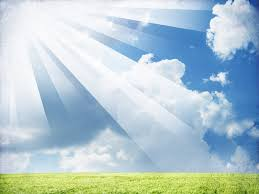
#> input picture img/sang.jpg, 259 x 194 px, found by its file name
$ python equal_histogram_gray_image.py
#> lines starting #> are read from the running program, lines starting #| are printed output that depends on the picture
#> further down, im is the input picture: PIL image 259x194 RGB; mean R, G, B 179.3, 201, 208.1
import numpy as np
from PIL import Image
import matplotlib.pyplot as plt

def histogram_equalization(image, nbr_bins=256):
    # Đảm bảo rằng ảnh đầu vào là ảnh xám (grayscale).
    # Nếu ảnh không phải là ảnh xám (chế độ màu 'L'), thì chuyển đổi nó thành ảnh xám.
    # Ảnh xám có các giá trị pixel từ 0 (màu đen) đến 255 (màu trắng).
#> called with nbr_bins = 256
    if image.mode != 'L':
        image = image.convert('L')
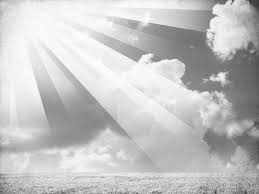
#> image: PIL image 259x194 L; min 41, max 255, mean 195.3

    # Chuyển đổi hình ảnh từ định dạng của thư viện PIL thành một mảng numpy.
    # Mảng này chứa các giá trị pixel của ảnh, mỗi giá trị là một số nguyên từ 0 đến 255.
    image_array = np.array(image)

    # Tính toán histogram của ảnh.
    # Histogram là một biểu đồ biểu diễn sự phân bố tần suất của các giá trị pixel trong ảnh.
    # Hàm np.histogram() trả về hai giá trị:
    #   - 'histogram': chứa số lượng pixel ở mỗi mức độ xám (trong khoảng từ 0 đến 255).
    #   - 'bins': là các khoảng giá trị tương ứng với mỗi bin trong histogram (ở đây chia làm 'nbr_bins' bin).
    histogram, bins = np.histogram(image_array, bins=nbr_bins, range=(0, 256), density=True)
#> histogram = 256 values, max 0.0198 at index 247, min 0 at index 0, mean 0.00391; bins = 257 values from 0 to 256

    # Tính toán hàm phân phối tích lũy (CDF) từ histogram.
    # CDF cho biết xác suất tích lũy rằng một pixel sẽ có giá trị nhỏ hơn hoặc bằng một giá trị nhất định.
    # Hàm cumsum() tính tổng tích lũy của histogram, tức là cộng dồn các giá trị lại với nhau.
    cdf = histogram.cumsum()
#> cdf = 256 values from 0 to 1

    # Chuẩn hóa CDF để các giá trị nằm trong khoảng từ 0 đến 255 (tương ứng với mức độ xám trong ảnh).
    # Việc chuẩn hóa này đảm bảo rằng khi áp dụng CDF lên ảnh, giá trị pixel mới cũng sẽ nằm trong khoảng từ 0 đến 255.
    cdf = 255 * cdf / cdf[-1]  # cdf[-1] là giá trị cuối cùng của CDF, tương đương với tổng số pixel trong ảnh.
#> cdf = 256 values from 0 to 255

    # Ánh xạ các giá trị pixel ban đầu trong 'image_array' sang các giá trị mới dựa trên CDF.
    # Hàm np.interp() thực hiện nội suy (interpolation) để tìm giá trị mới cho từng pixel dựa trên bins và CDF.
    # 'bins[:-1]' là các giá trị bin trừ đi giá trị cuối cùng (vì bins có nhiều hơn một phần tử so với histogram).
    image_equalized = np.interp(image_array, bins[:-1], cdf)
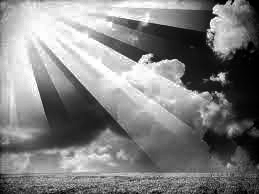
#> image_equalized: shape (194, 259) float64; min 0.00508, max 255, mean 128.6

    # Chuyển đổi mảng numpy sau khi cân bằng histogram thành một hình ảnh.
    # Hàm astype('uint8') chuyển đổi các giá trị pixel về kiểu số nguyên 8 bit (giá trị từ 0 đến 255).
    image_equalized = Image.fromarray(image_equalized.astype('uint8'))
#> image_equalized: PIL image 259x194 L

    # Trả về hình ảnh đã được cân bằng histogram.
    return image_equalized


my_path = 'C:/computer_vision/img/sang.jpg'
im = Image.open(my_path)
# áp dụng cân bằng lược đồ ảnh xám
equalized_image = histogram_equalization(im)
# tạo một lưới 2x2 để hiển thị hình ảnh và biểu đồ
plt.figure(figsize=(15,10))
#hiển thị ảnh gốc
plt.subplot(2,2,1)
plt.imshow(im.convert('L'), cmap='gray')
plt.title('Ảnh gốc')
# vẽ biểu đồ histogram của ảnh gốc
plt.subplot(2,2,2)
plt.hist(np.array(im.convert('L')).flatten(), bins= 128)
plt.title('Histogram ảnh gốc')
#hiển thị ảnh sau khi cân bằng
plt.subplot(2,2,3)
plt.imshow(equalized_image, cmap='gray')
plt.title('Ảnh đã cân bằng' )
#vẽ biểu đồ histogram của hình ảnh đã cân bằng
plt.subplot(2,2,4)
plt.hist(np.array(equalized_image).flatten(), bins= 128)
plt.title('Histogram ảnh đã cân bằng')

plt.show()
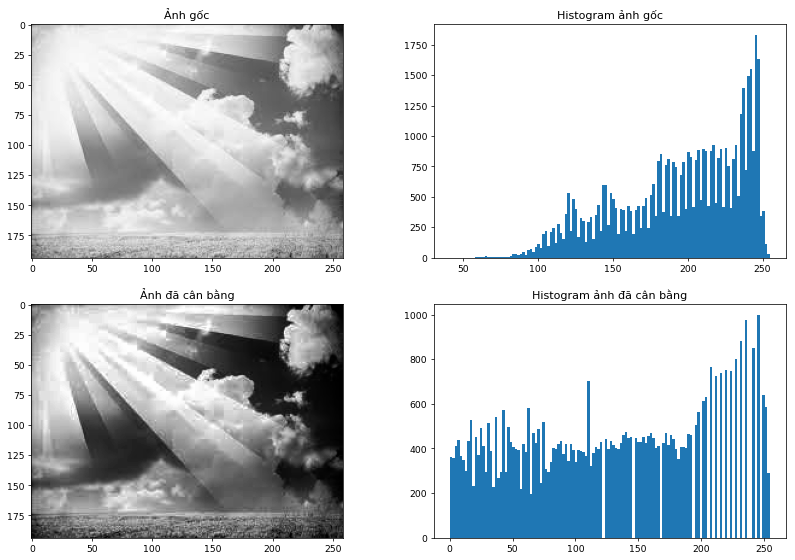
#> figure drawn by matplotlib, 4 panels; panel 2: tallest bar 1826 high, from x = 245 to 246.6; panel 4: tallest bar 996 high, from x = 245 to 247

$ run again, with img/dem.jpg copied over img/sang.jpg
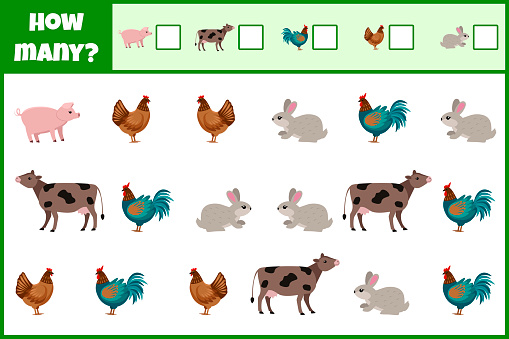
#> input picture img/dem.jpg, 509 x 339 px, found by its file name
#> im is the input picture: PIL image 509x339 RGB; mean R, G, B 210.6, 223.5, 205.1
#> in histogram_equalization, `image = image.convert('L')`:
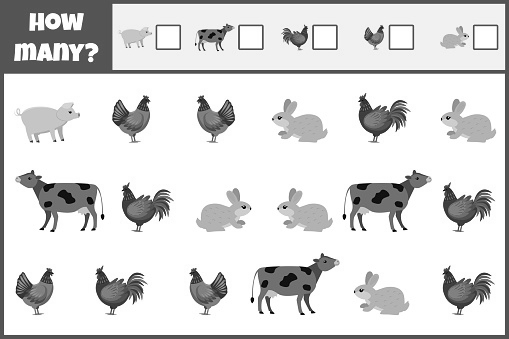
#> image: PIL image 509x339 L; min 0, max 255, mean 217.6
#> histogram = 256 values, max 0.525 at index 255, min 3.48e-05 at index 25, mean 0.00391; bins = 257 values from 0 to 256
#> in histogram_equalization, `cdf = histogram.cumsum()`: cdf = 256 values from 0.000104 to 1
#> in histogram_equalization, `cdf = 255 * cdf / cdf[-1]`: cdf = 256 values from 0.0266 to 255
#> `plt.show()`:
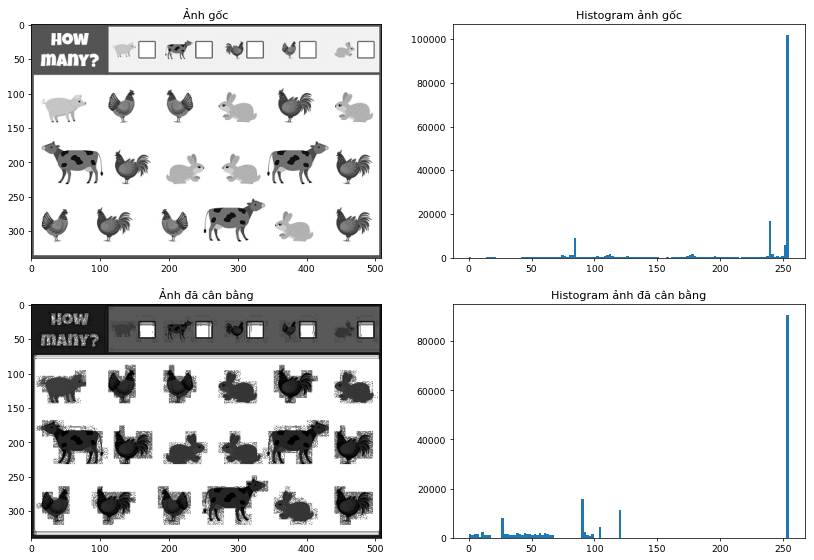
#> figure drawn by matplotlib, 4 panels; panel 2: tallest bar 101750 high, from x = 253 to 255; panel 4: tallest bar 90513 high, from x = 253 to 255

$ run again, with img/face.jpg copied over img/sang.jpg
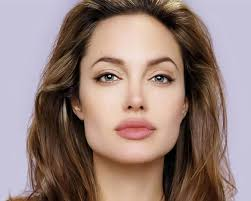
#> input picture img/face.jpg, 251 x 201 px, found by its file name
#> im is the input picture: PIL image 251x201 RGB; mean R, G, B 151.3, 129.3, 123.2
#> in histogram_equalization, `image = image.convert('L')`:
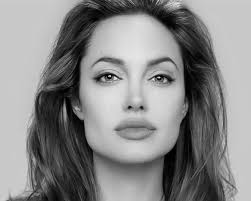
#> image: PIL image 251x201 L; min 0, max 241, mean 135.1
#> histogram = 256 values, max 0.148 at index 200, min 0 at index 231, mean 0.00391; bins = 257 values from 0 to 256
#> in histogram_equalization, `cdf = histogram.cumsum()`: cdf = 256 values from 0.000733 to 1
#> in histogram_equalization, `cdf = 255 * cdf / cdf[-1]`: cdf = 256 values from 0.187 to 255
#> `plt.show()`:
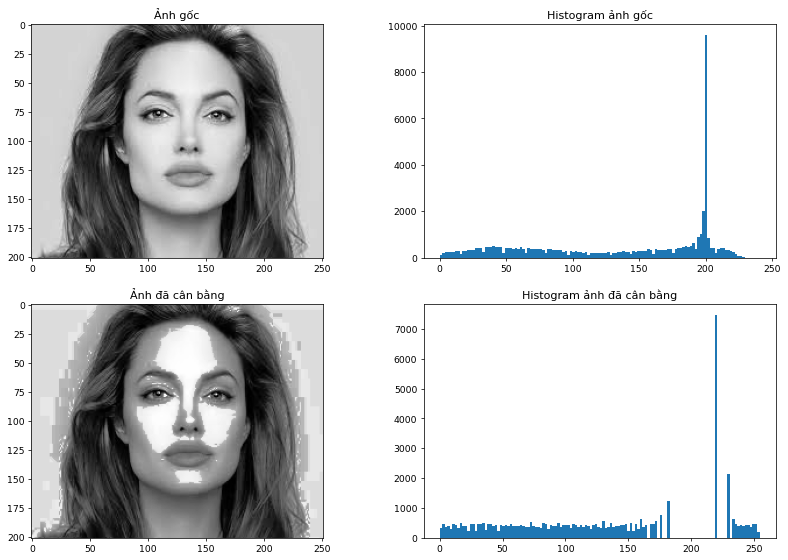
#> figure drawn by matplotlib, 4 panels; panel 2: tallest bar 9576 high, from x = 199.6 to 201.5; panel 4: tallest bar 7452 high, from x = 219.1 to 221.1
